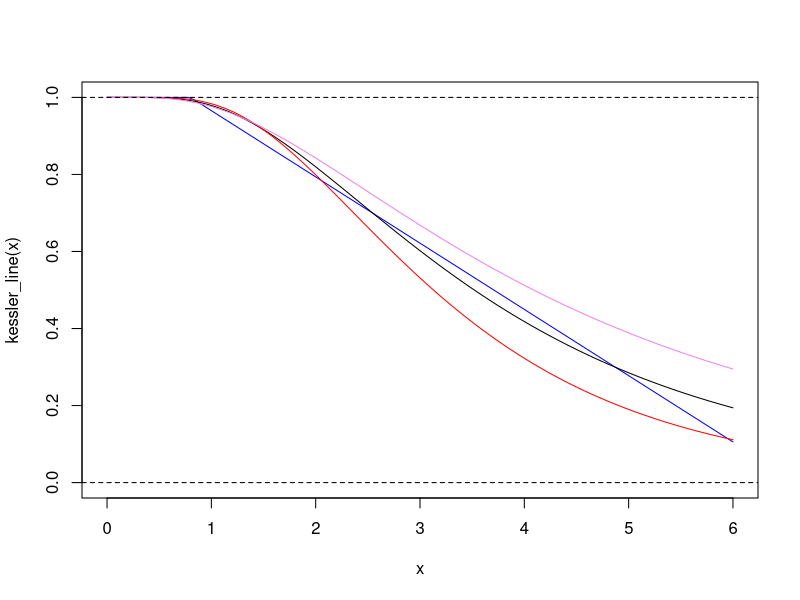
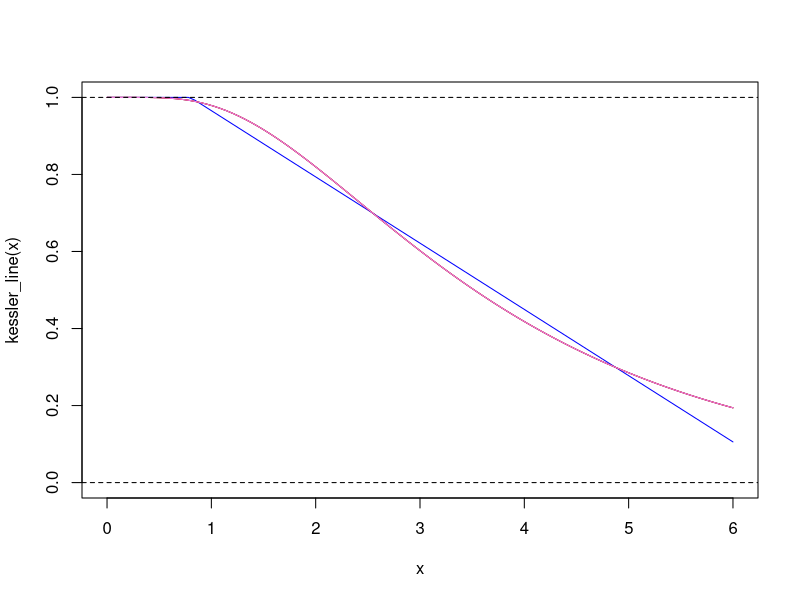
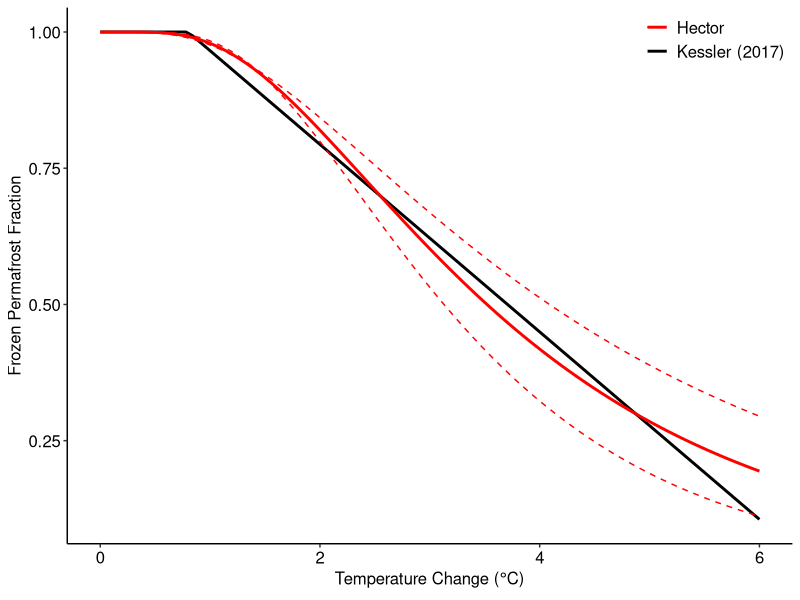

Reproduce these figures in R, in order.
cdfun <- function(x, mu, sig) plnorm(x, mu, sig, lower.tail = FALSE)
kessler_line <- function(x){
  kessler_b = 0.8 * kessler_m + 1
  pmin(kessler_b - kessler_m * x, 1)
}

fit_to_kessler <- function(kessler_m){
  fit <- optim(c(3.5, 2), pfit)
}

pfit <- function(pars) {
  mu <- pars[1]
  sig <- pars[2]
  x <- seq(0.01, 6, 0.1)
  yline <- kessler_line(x)
  yfun <- cdfun(x, mu, sig)
  ## sum((yline - yfun) ^ 2 * (1 / x^1.8))
  sum((yline - yfun) ^ 2)
}


kessler_m <- 0.172
fit <- fit_to_kessler(kessler_m)
kessler_m <- 0.1981
fit_upper <- fit_to_kessler(kessler_m)
kessler_m <- 0.1459
fit_lower <- fit_to_kessler(kessler_m)

kessler_m <- 0.172

library(ggplot2)

my_theme <- theme_classic() + 
  theme(legend.title=element_blank(), 
        legend.position = c(1, 1),
        legend.justification = c("right", "top"),
        legend.box.just = "right",
        legend.text = element_text(size=12),
        axis.text = element_text(color="black", size=12), 
        axis.title = element_text(color = "black", size=12))

setEPS(bg = "white", family = "Times")
postscript("figures/kessler_calibration.eps", width=7, height=4)
ggplot(data.frame(x=c(0,6)), aes(x=x)) +
  stat_function(fun = kessler_line, aes(colour = "Kessler (2017)"), size=1) + 
  stat_function(fun = cdfun, args=list(fit$par[1], fit$par[2]), aes(colour="Hector"), size=1) + 
  stat_function(fun = cdfun, args=list(fit_upper$par[1], fit_upper$par[2]), linetype="dashed", aes(colour="Hector")) +
  stat_function(fun = cdfun, args=list(fit_lower$par[1], fit_lower$par[2]), linetype="dashed", aes(colour="Hector")) +
  my_theme +
  scale_y_continuous("Frozen Permafrost Fraction") +
  scale_x_continuous(expression(paste("Temperature Change (", degree*C, ")"))) +
  scale_colour_manual(NA, values = c("red", "black"))
dev.off()

fit$par[1]
fit_upper$par[1]
fit_lower$par[1]

fit$par[2]
fit_upper$par[2]
fit_lower$par[2]


curve(kessler_line(x), 0, 6, col = "blue", ylim = c(0, 1))
curve(cdfun(x, fit$par[1], fit$par[2]), 0, 6, add = TRUE)
curve(cdfun(x, fit_upper$par[1], fit_upper$par[2]), 0, 6, col='red', add = TRUE)
curve(cdfun(x, fit_lower$par[1], fit_lower$par[2]), 0, 6, col='violet', add = TRUE)
abline(h = c(0, 1), lty = 2)







kessler_b_upper <- 0.8 * kessler_m + 1
kessler_line_upper <- function(x) pmin(kessler_b - kessler_m * x, 1)
fit_upper <- optim(c(3.5, 2), pfit)

kessler_m_lower <- 0.1459
kessler_b <- 0.8 * kessler_m + 1
kessler_line_lower <- function(x) pmin(kessler_b - kessler_m * x, 1)
fit_lower <- optim(c(3.5, 2), pfit)



curve(kessler_line(x), 0, 6, col = "blue", ylim = c(0, 1))
curve(cdfun(x, fit$par[1], fit$par[2]), 0, 6, add = TRUE)
curve(cdfun(x, fit_upper$par[1], fit_upper$par[2]), 0, 6, col='red', add = TRUE)
curve(cdfun(x, fit_lower$par[1], fit_lower$par[2]), 0, 6, col='violet', add = TRUE)
abline(h = c(0, 1), lty = 2)
fit$par[1]
fit$par[2]

fit_upper$par[1]
fit_upper$par[2]

fit_lower$par[1]
fit_lower$par[2]
